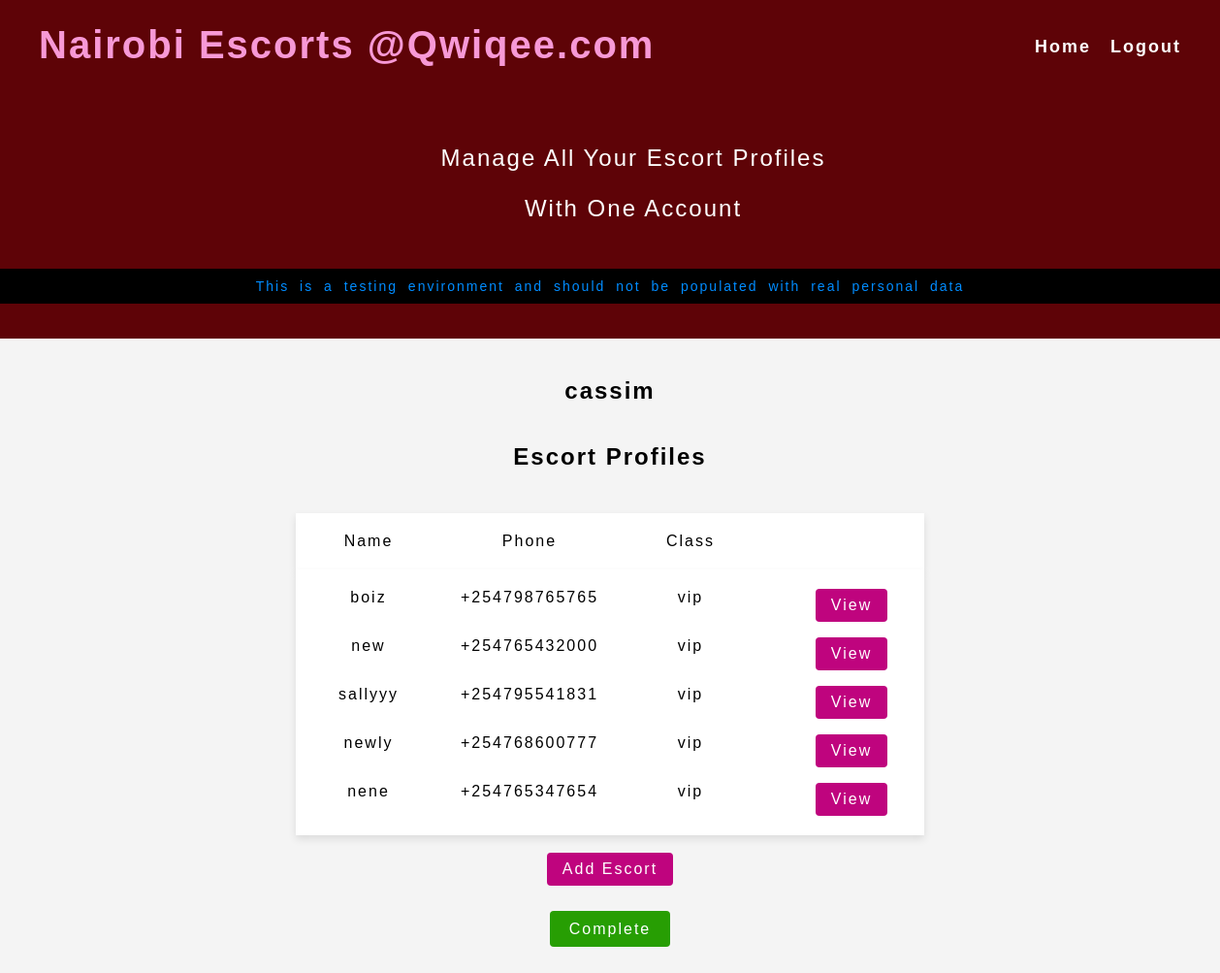
/testnet/users/ (signed in), run on the app's committed database.
### escorts/models.py (models this page shows, shortened)
class Escort(models.Model):
    name = LowercaseTextField(max_length=50)
    gender = LowercaseTextField(max_length=20)
    age = models.IntegerField()
    location = LowercaseTextField(max_length=50)
    address = LowercaseTextField(max_length=100, null=True, default=None, blank=True)
    phone_number = models.CharField(max_length=15, primary_key=True)
    skin_color = LowercaseTextField(max_length=100, null=True, default='chocolate', blank=False)
    body_type = LowercaseTextField(max_length=100, null=True, default='curvy', blank=True)
    escort_class = LowercaseTextField(max_length=100, null=True, default='vip', blank=True)
    created_by = models.ForeignKey(User, on_delete=models.SET_NULL, null=True, blank=True, related_name='escorts')
    date_created = models.DateTimeField(auto_now_add=True, null=True)
    bio = models.TextField(max_length=110, null=True, blank=False, default=None)
    county = models.ForeignKey(County, on_delete=models.SET_NULL, related_name='escorts', null=True, default=None, blank=True)
    town = models.ForeignKey(Town, on_delete=models.SET_NULL, related_name='escorts', null=True, default=None)

### users/views.py (the view)
# urls.py: path('', views.account, name='account'),
@login_required
def account(request):
    user = request.user
    escorts = Escort.objects.filter(created_by=request.user)
    context = {"user": user, "escorts": escorts}
    return render(request, 'users/account.html', context)

### users/templates/users/account.html (shortened to what this page needs)
<!DOCTYPE html>
<html lang="en">
<head>
    {% load static %}
    <link rel="stylesheet" href="{% static 'escorts/index.css' %}">
    <link rel="stylesheet" href="{% static 'users/account.css' %}">
    <link rel="stylesheet" href="{% static 'users/responsive.css' %}">
</head>
<body>
    <section id="header">
    <nav id="accounts-nav">
        <a href="{% url 'escorts:index' %}">
        <div class="nav-left">
            <div id="page-title">
                Nairobi Escorts @Qwiqee.com
            </div>
        </div>
        </a>
        <div class="nav-right">
            <div id="login-wrapper">
                <div>
                <a href="{% url 'escorts:index' %}" id="home">Home</a>
                </div>
            {% block login %}
                <div id="login"> <a href="{% url 'users:logout' %}" style="text-decoration: none;"> Logout </a></div>
            {% endblock %}
            </div>
        </div>
    </nav>
    <section class="description-section">
        <div id="description">
                <p>Manage All Your Escort Profiles</p>
                <p>With One Account</p>
        </div>
        <div style="font-size: 14px; letter-spacing: 2px; word-spacing: 5px; color: rgb(0, 140, 255);
        background: rgb(0, 0, 0); text-align: center; padding: 10px;">
            This is a testing environment and should not be populated with real personal data
        </div>
    </section>
    <br>
    <br>
    </section>
    {% block sections_wrapper %}
    <section id="agency-profile" class="profile-section flex-center-column">
        <div class="profile-heading flex-center-column">
            <div class="escort-name">
                <h1>{{ user.username }}</h1>
            </div>
        </div>
    </section>
    <section class="manage-escorts">
        <div class="section-heading">
            <h2>Escort Profiles</h2>
        </div>
        <div id="escorts-list">
            <div class="escorts-grid-headings">
                <div class="item">Name</div>
                <div class="item escort-phone">Phone</div>
                <div class="item escort-class">Class</div>
            </div>
            <div class="escorts-grid-contents">
                {% for escort in escorts %}
                    <div class="item">{{ escort.name }}</div>
                    <div class="item escort-phone">{{ escort.phone_number }}</div>
                    <div class="item escort-class">{{ escort.escort_class }}</div>
                    <a class="edit-escort" href="{% url 'escorts:profile' escort.phone_number %}">View</a>
                {% endfor %}
            </div>
        </div>
    </section>
    <section>
        <br>
        <div class="flex-center">
            <a href="{% url 'escorts:create_escort' %}" class="edit-escort">Add Escort</a>
        </div>
    </section>
    <section>
        <br>
        <br>
        <div>
            <a href="{% url 'escorts:index' %}" id="pay-button" class="big-green-button">Complete</a>
        </div>
    </section>
    {% endblock %}
    <br>
    <br>
</body>
</html>

### escorts/static/escorts/index.css (style rules this page uses)
:root { --dark-red: #5e0307; --light-red: #f5252f; --background-green: #279e03; --purple: #bf047e; --light-purple: #f799d6; --pink-background: #fae6f3; --purple-gray: #5e4455; --white: white; --black: black; }
body { margin: 0; letter-spacing: 2px; }
#page-title { text-align: center; font-size: 40px; font-weight: bold; color: var(--light-purple); padding: 16px; letter-spacing: 2px; }
nav { display: flex; flex-direction: row; justify-content: space-between; box-sizing: border-box; padding: 8px 24px; background: var(--dark-red); color: var(--white); width: 100%; }
#description { display: none; padding: 32px 24px 24px 24px; font-size: 18px; text-align: center; width: 100%; align-self: center; }
#login-wrapper { display: flex; align-items: flex-start; justify-content: center; gap: 20px; font-size: 18px; font-weight: bold; cursor: pointer; padding-top: 30px; letter-spacing: 2px; }
#home { font-size: 18px; }
a { text-decoration: none; color: var(--white); }

### users/static/users/account.css (style rules this page uses)
:root { --dark-red: #5e0307; --light-red: #f5252f; --background-green: #279e03; --purple: #bf047e; --light-purple: #f799d6; --pink-background: #fae6f3; --purple-gray: #5e4455; --white: white; --black: black; --background-light: #f4f4f4; --hover-green: #2e7d03; }
html { width: 100vw; }
body { font-family: sans-serif; margin: 0; padding: 0; display: flex; flex-direction: column; gap: 0px; justify-content: space-between; align-items: center; min-height: 100vh; width: 100vw; background-color: #f4f4f4; }
#header { background: var(--dark-red); width: 100vw; display: flex; flex-direction: column; align-items: center; justify-content: space-between; margin-bottom: 20px; }
.manage-escorts { display: flex; flex-direction: column; justify-content: center; align-items: center; gap: 24px; width: 90%; height: 100%; background-color: var(--background-light); }
.escorts-grid-headings { display: grid; grid-template-columns: repeat(4, minmax(150px, 1fr)); gap: 16px; justify-items: center; padding: 20px 0 20px 0; background-color: var(--white); box-shadow: 0 4px 8px rgba(0, 0, 0, 0.1); }
.escorts-grid-contents { display: grid; grid-template-columns: repeat(4, minmax(150px, 1fr)); gap: 16px; justify-items: center; padding: 20px 0 20px 0; background-color: var(--white); box-shadow: 0 4px 8px rgba(0, 0, 0, 0.1); }
.item { display: flex; flex-direction: column; justify-content: flex-start; align-items: flex-start; }
a { text-decoration: none; color: var(--white); }
.edit-escort { background-color: var(--purple); color: var(--white); padding: 8px 16px; border-radius: 4px; border: none; cursor: pointer; transition: background-color 0.3s ease; }
.big-green-button { background-color: var(--background-green); color: var(--white); padding: 10px 20px; font-size: 16px; border: none; border-radius: 4px; cursor: pointer; transition: background-color 0.3s ease; }
nav { padding-right: 40px; box-sizing: border-box; width: 100%; }
.flex-center-column { display: flex; flex-direction: column; align-items: center; justify-content: center; }
.flex-center { display: flex; align-items: center; justify-content: center; }
.description-section { width: 100%; background: var(--dark-red); }
#description { display: block; color: var(--white); font-size: 24px; }
.nav-right { text-align: center; }

### users/static/users/responsive.css (style rules this page uses)
#accounts-nav { display: flex; flex-wrap: wrap; }
p { white-space: wrap; }
#home { font-size: 18px; }

### data on the page
Escort: name "boiz", phone_number "+254798765765", escort_class "vip"
Escort: name "new", phone_number "+254765432000", escort_class "vip"
Escort: name "sallyyy", phone_number "+254795541831", escort_class "vip"
Escort: name "newly", phone_number "+254768600777", escort_class "vip"
Escort: name "nene", phone_number "+254765347654", escort_class "vip"

### other printed values
{{ user.username }} "cassim"
